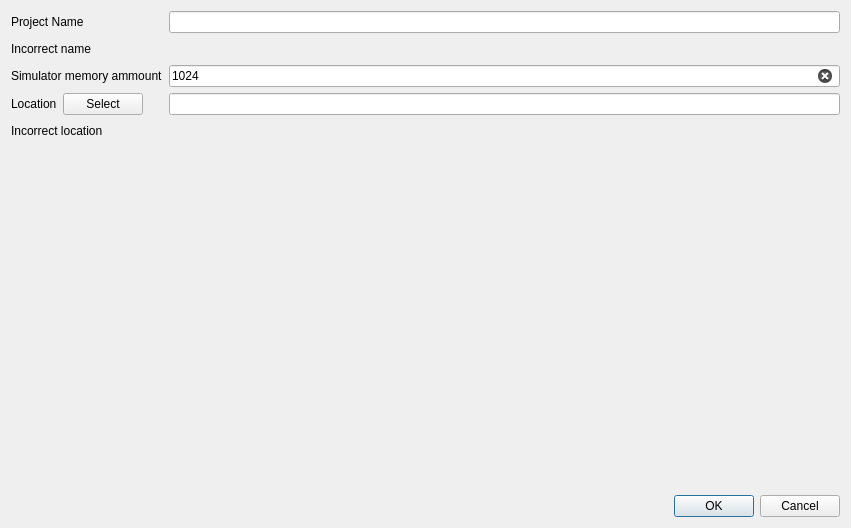
<?xml version="1.0" encoding="UTF-8"?>
<ui version="4.0">
 <class>CreateProjectWindow</class>
 <widget class="QDialog" name="CreateProjectWindow">
  <property name="geometry">
   <rect>
    <x>0</x>
    <y>0</y>
    <width>851</width>
    <height>528</height>
   </rect>
  </property>
  <property name="windowTitle">
   <string>New Project</string>
  </property>
  <property name="locale">
   <locale language="English" country="UnitedStates"/>
  </property>
  <layout class="QVBoxLayout" name="verticalLayout_2">
   <item>
    <layout class="QVBoxLayout" name="locationLine">
     <item>
      <layout class="QFormLayout" name="formLayout">
       <item row="2" column="0">
        <widget class="QLabel" name="nameLabel">
         <property name="text">
          <string>Project Name</string>
         </property>
        </widget>
       </item>
       <item row="2" column="1">
        <widget class="QLineEdit" name="projectName">
         <property name="clearButtonEnabled">
          <bool>true</bool>
         </property>
        </widget>
       </item>
       <item row="3" column="0">
        <widget class="QLabel" name="badNameLabel">
         <property name="text">
          <string>&lt;html&gt;&lt;head/&gt;&lt;body&gt;&lt;p&gt;Incorrect name&lt;/p&gt;&lt;/body&gt;&lt;/html&gt;</string>
         </property>
        </widget>
       </item>
       <item row="3" column="1">
        <spacer name="horizontalSpacer">
         <property name="orientation">
          <enum>Qt::Orientation::Horizontal</enum>
         </property>
         <property name="sizeHint" stdset="0">
          <size>
           <width>40</width>
           <height>20</height>
          </size>
         </property>
        </spacer>
       </item>
       <item row="4" column="0">
        <widget class="QLabel" name="memoryLabel">
         <property name="text">
          <string>Simulator memory ammount</string>
         </property>
        </widget>
       </item>
       <item row="4" column="1">
        <widget class="QLineEdit" name="memorySize">
         <property name="text">
          <string>1024</string>
         </property>
         <property name="clearButtonEnabled">
          <bool>true</bool>
         </property>
        </widget>
       </item>
       <item row="5" column="0">
        <layout class="QHBoxLayout" name="horizontalLayout_3">
         <item>
          <widget class="QLabel" name="locationLabel">
           <property name="text">
            <string>Location</string>
           </property>
          </widget>
         </item>
         <item>
          <widget class="QPushButton" name="selectDirButton">
           <property name="text">
            <string>Select</string>
           </property>
          </widget>
         </item>
        </layout>
       </item>
       <item row="5" column="1">
        <widget class="QLineEdit" name="locationPath">
         <property name="clearButtonEnabled">
          <bool>true</bool>
         </property>
        </widget>
       </item>
       <item row="6" column="0">
        <widget class="QLabel" name="checkPathLabel">
         <property name="locale">
          <locale language="English" country="UnitedStates"/>
         </property>
         <property name="text">
          <string>&lt;html&gt;&lt;head/&gt;&lt;body&gt;&lt;p&gt;Incorrect location&lt;/p&gt;&lt;/body&gt;&lt;/html&gt;</string>
         </property>
        </widget>
       </item>
       <item row="6" column="1">
        <spacer name="horizontalSpacer_2">
         <property name="orientation">
          <enum>Qt::Orientation::Horizontal</enum>
         </property>
         <property name="sizeHint" stdset="0">
          <size>
           <width>40</width>
           <height>20</height>
          </size>
         </property>
        </spacer>
       </item>
      </layout>
     </item>
     <item>
      <spacer name="verticalSpacer">
       <property name="orientation">
        <enum>Qt::Orientation::Vertical</enum>
       </property>
       <property name="sizeHint" stdset="0">
        <size>
         <width>20</width>
         <height>40</height>
        </size>
       </property>
      </spacer>
     </item>
    </layout>
   </item>
   <item>
    <widget class="QDialogButtonBox" name="buttonBox">
     <property name="orientation">
      <enum>Qt::Orientation::Horizontal</enum>
     </property>
     <property name="standardButtons">
      <set>QDialogButtonBox::StandardButton::Cancel|QDialogButtonBox::StandardButton::Ok</set>
     </property>
    </widget>
   </item>
  </layout>
 </widget>
 <resources/>
 <connections>
  <connection>
   <sender>buttonBox</sender>
   <signal>accepted()</signal>
   <receiver>CreateProjectWindow</receiver>
   <slot>accept()</slot>
   <hints>
    <hint type="sourcelabel">
     <x>248</x>
     <y>254</y>
    </hint>
    <hint type="destinationlabel">
     <x>157</x>
     <y>274</y>
    </hint>
   </hints>
  </connection>
  <connection>
   <sender>buttonBox</sender>
   <signal>rejected()</signal>
   <receiver>CreateProjectWindow</receiver>
   <slot>reject()</slot>
   <hints>
    <hint type="sourcelabel">
     <x>316</x>
     <y>260</y>
    </hint>
    <hint type="destinationlabel">
     <x>286</x>
     <y>274</y>
    </hint>
   </hints>
  </connection>
 </connections>
</ui>
